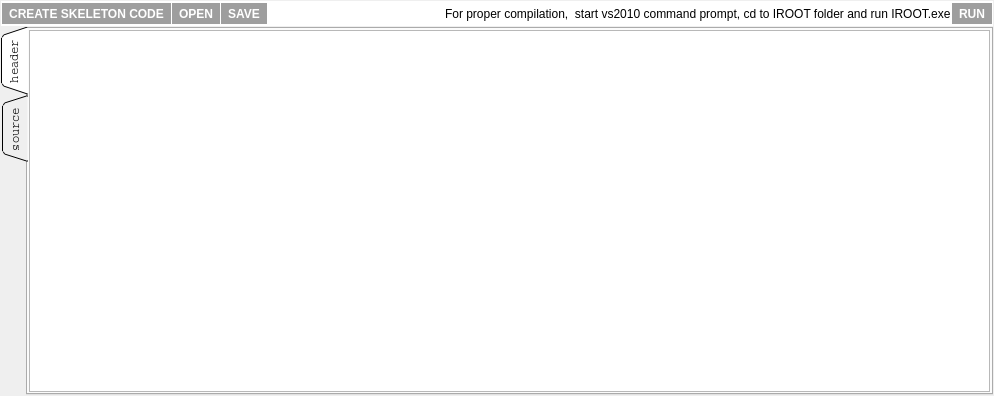
<?xml version="1.0" encoding="UTF-8"?>
<ui version="4.0">
 <class>IROOTCompiler</class>
 <widget class="QWidget" name="IROOTCompiler">
  <property name="geometry">
   <rect>
    <x>0</x>
    <y>0</y>
    <width>994</width>
    <height>396</height>
   </rect>
  </property>
  <property name="windowTitle">
   <string>Form</string>
  </property>
  <layout class="QVBoxLayout" name="verticalLayout">
   <property name="spacing">
    <number>1</number>
   </property>
   <property name="margin">
    <number>1</number>
   </property>
   <item>
    <widget class="QWidget" name="widget" native="true">
     <property name="minimumSize">
      <size>
       <width>0</width>
       <height>25</height>
      </size>
     </property>
     <property name="styleSheet">
      <string notr="true">background-color: rgb(255, 255, 255);
color: rgb(0, 0, 0);</string>
     </property>
     <layout class="QHBoxLayout" name="horizontalLayout">
      <property name="spacing">
       <number>1</number>
      </property>
      <property name="margin">
       <number>1</number>
      </property>
      <item>
       <widget class="QToolButton" name="createSkeletonCode">
        <property name="font">
         <font>
          <family>Segoe UI</family>
          <weight>75</weight>
          <bold>true</bold>
         </font>
        </property>
        <property name="styleSheet">
         <string notr="true">background-color: rgb(158, 158, 158);
color: rgb(255, 255, 255);</string>
        </property>
        <property name="text">
         <string>CREATE SKELETON CODE</string>
        </property>
        <property name="icon">
         <iconset resource="resources.qrc">
          <normaloff>:/icons/icons/others/source.png</normaloff>:/icons/icons/others/source.png</iconset>
        </property>
        <property name="iconSize">
         <size>
          <width>20</width>
          <height>20</height>
         </size>
        </property>
        <property name="popupMode">
         <enum>QToolButton::DelayedPopup</enum>
        </property>
        <property name="toolButtonStyle">
         <enum>Qt::ToolButtonTextBesideIcon</enum>
        </property>
        <property name="autoRaise">
         <bool>true</bool>
        </property>
       </widget>
      </item>
      <item>
       <widget class="QToolButton" name="open">
        <property name="font">
         <font>
          <family>Segoe UI</family>
          <weight>75</weight>
          <bold>true</bold>
         </font>
        </property>
        <property name="styleSheet">
         <string notr="true">background-color: rgb(158, 158, 158);
color: rgb(255, 255, 255);</string>
        </property>
        <property name="text">
         <string>OPEN</string>
        </property>
        <property name="icon">
         <iconset resource="resources.qrc">
          <normaloff>:/icons/icons/windows8_icons/Very_Basic/folder.png</normaloff>:/icons/icons/windows8_icons/Very_Basic/folder.png</iconset>
        </property>
        <property name="iconSize">
         <size>
          <width>20</width>
          <height>20</height>
         </size>
        </property>
        <property name="popupMode">
         <enum>QToolButton::DelayedPopup</enum>
        </property>
        <property name="toolButtonStyle">
         <enum>Qt::ToolButtonTextBesideIcon</enum>
        </property>
        <property name="autoRaise">
         <bool>true</bool>
        </property>
       </widget>
      </item>
      <item>
       <widget class="QToolButton" name="save">
        <property name="font">
         <font>
          <family>Segoe UI</family>
          <weight>75</weight>
          <bold>true</bold>
         </font>
        </property>
        <property name="styleSheet">
         <string notr="true">background-color: rgb(158, 158, 158);
color: rgb(255, 255, 255);</string>
        </property>
        <property name="text">
         <string>SAVE</string>
        </property>
        <property name="icon">
         <iconset resource="resources.qrc">
          <normaloff>:/icons/icons/windows8_icons/System/save.png</normaloff>:/icons/icons/windows8_icons/System/save.png</iconset>
        </property>
        <property name="iconSize">
         <size>
          <width>20</width>
          <height>20</height>
         </size>
        </property>
        <property name="popupMode">
         <enum>QToolButton::DelayedPopup</enum>
        </property>
        <property name="toolButtonStyle">
         <enum>Qt::ToolButtonTextBesideIcon</enum>
        </property>
        <property name="autoRaise">
         <bool>true</bool>
        </property>
       </widget>
      </item>
      <item>
       <spacer name="horizontalSpacer">
        <property name="orientation">
         <enum>Qt::Horizontal</enum>
        </property>
        <property name="sizeHint" stdset="0">
         <size>
          <width>40</width>
          <height>20</height>
         </size>
        </property>
       </spacer>
      </item>
      <item>
       <widget class="QLabel" name="label">
        <property name="text">
         <string>For proper compilation,  start vs2010 command prompt, cd to IROOT folder and run IROOT.exe</string>
        </property>
       </widget>
      </item>
      <item>
       <widget class="QToolButton" name="execute">
        <property name="font">
         <font>
          <family>Segoe UI</family>
          <weight>75</weight>
          <bold>true</bold>
         </font>
        </property>
        <property name="styleSheet">
         <string notr="true">background-color: rgb(158, 158, 158);
color: rgb(255, 255, 255);</string>
        </property>
        <property name="text">
         <string>RUN</string>
        </property>
        <property name="icon">
         <iconset resource="resources.qrc">
          <normaloff>:/icons/icons/windows8_icons/Media_Controls/play.png</normaloff>:/icons/icons/windows8_icons/Media_Controls/play.png</iconset>
        </property>
        <property name="iconSize">
         <size>
          <width>20</width>
          <height>20</height>
         </size>
        </property>
        <property name="popupMode">
         <enum>QToolButton::DelayedPopup</enum>
        </property>
        <property name="toolButtonStyle">
         <enum>Qt::ToolButtonTextBesideIcon</enum>
        </property>
        <property name="autoRaise">
         <bool>true</bool>
        </property>
       </widget>
      </item>
     </layout>
    </widget>
   </item>
   <item>
    <widget class="QTabWidget" name="tabWidget">
     <property name="font">
      <font>
       <family>Courier</family>
      </font>
     </property>
     <property name="tabPosition">
      <enum>QTabWidget::West</enum>
     </property>
     <property name="tabShape">
      <enum>QTabWidget::Triangular</enum>
     </property>
     <property name="currentIndex">
      <number>0</number>
     </property>
     <widget class="QWidget" name="headerTab">
      <attribute name="title">
       <string>header</string>
      </attribute>
      <layout class="QVBoxLayout" name="verticalLayout_2">
       <property name="spacing">
        <number>1</number>
       </property>
       <property name="margin">
        <number>1</number>
       </property>
       <item>
        <widget class="QTextEdit" name="headerText">
         <property name="font">
          <font>
           <family>Courier</family>
           <weight>75</weight>
           <bold>true</bold>
          </font>
         </property>
        </widget>
       </item>
      </layout>
     </widget>
     <widget class="QWidget" name="sourceTab">
      <attribute name="title">
       <string>source</string>
      </attribute>
      <layout class="QVBoxLayout" name="verticalLayout_3">
       <property name="spacing">
        <number>1</number>
       </property>
       <property name="margin">
        <number>1</number>
       </property>
       <item>
        <widget class="QTextEdit" name="sourceText">
         <property name="font">
          <font>
           <family>Courier</family>
           <weight>75</weight>
           <bold>true</bold>
          </font>
         </property>
        </widget>
       </item>
      </layout>
     </widget>
    </widget>
   </item>
  </layout>
 </widget>
 <resources>
  <include location="resources.qrc"/>
 </resources>
 <connections/>
</ui>
